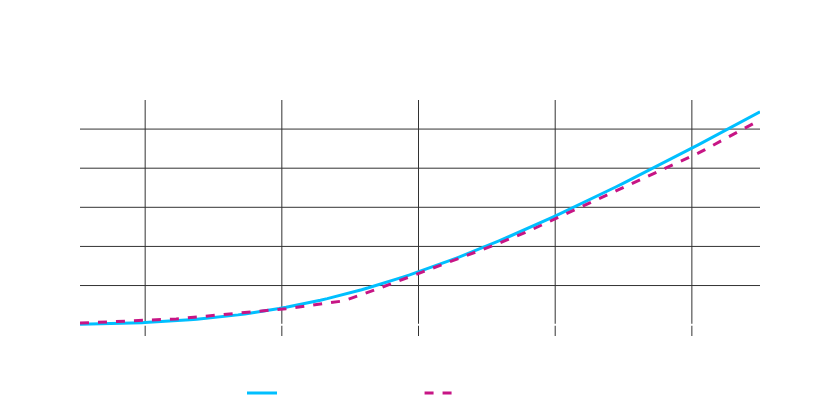

Notebook code cell kept with this figure:
### Code cell
# Plot the analytical Black-Scholes and neural network prices in the same plot style

import plotly.graph_objs as go

# Define a grid over S, K, T, sigma, r
S_grid = np.linspace(df_bs['spot'].min(), df_bs['spot'].max(), 100)
K_fixed = df_bs['strike'].median()
T_fixed = df_bs['maturity'].median()
sigma_fixed = df_bs['volatility'].median()
r_fixed = df_bs['risk_free_rate'].median()

# Create input grid for S
X_plot = np.column_stack([
    S_grid,
    np.full_like(S_grid, K_fixed),
    np.full_like(S_grid, T_fixed),
    np.full_like(S_grid, sigma_fixed),
    np.full_like(S_grid, r_fixed),
])

# Analytical Black-Scholes values for the line
def black_scholes_call(spot, strike, maturity, volatility, risk_free_rate):
    # vectorized Black-Scholes formula
    d1 = (np.log(spot / strike) + (risk_free_rate + 0.5 * volatility ** 2) * maturity) / (volatility * np.sqrt(maturity))
    d2 = d1 - volatility * np.sqrt(maturity)
    from scipy.stats import norm
    call = spot * norm.cdf(d1) - strike * np.exp(-risk_free_rate * maturity) * norm.cdf(d2)
    return call

bs_analytical = black_scholes_call(S_grid, K_fixed, T_fixed, sigma_fixed, r_fixed)

# Neural net predictions
nn_pred = model.predict(X_plot).flatten()

# Make plot like above (dark bg, colored lines, etc.)
fig = go.Figure()

fig.add_trace(go.Scatter(
    x=S_grid, y=bs_analytical,
    mode='lines',
    line=dict(color='deepskyblue', width=3),
    name='Analytical Black-Scholes',
))
fig.add_trace(go.Scatter(
    x=S_grid, y=nn_pred,
    mode='lines',
    line=dict(color='mediumvioletred', width=3, dash='dash'),
    name='Neural Network Approx',
))
fig.update_layout(
    title="Black-Scholes vs Neural Network Price Functional<br><sup>Strike, T, Vol, r: fixed at median dataset values</sup>",
    xaxis_title="Spot Price (S)",
    yaxis_title="Call Price",
    width=840,
    height=420,
    plot_bgcolor='rgba(0,0,0,0)',
    paper_bgcolor='rgba(0,0,0,0)',
    font=dict(color='white'),
    xaxis=dict(showgrid=True, gridcolor="#323232", gridwidth=1),
    yaxis=dict(showgrid=True, gridcolor="#323232", gridwidth=1),
    legend=dict(
        orientation='h',
        yanchor='top',
        y=-0.18,
        xanchor='center',
        x=0.5,
        font=dict(color='white')
    )
)
fig.show()

### Figure 1 — Plotly figure (JSON) as saved in the notebook; plotly's stock layout.template omitted (floating-point values rounded to 4 significant figures)
{"data": [{"line": {"color": "deepskyblue", "width": 3}, "mode": "lines", "name": "Analytical Black-Scholes", "type": "scatter", "x": [50.46, 51.47, 52.47, 53.48, 54.48, 55.49, 56.49, 57.5, 58.5, 59.51, 60.51, 61.52, 62.52, 63.53, 64.54, 65.54, 66.55, 67.55, 68.56, 69.56, 70.57, 71.57, 72.58, 73.58, 74.59, 75.59, 76.6, 77.6, 78.61, 79.61, 80.62, 81.62, 82.63, 83.63, 84.64, 85.64, 86.65, 87.65, 88.66, 89.66, 90.67, 91.67, 92.68, 93.68, 94.69, 95.69, 96.7, 97.7, 98.71, 99.71, 100.7, 101.7, 102.7, 103.7, 104.7, 105.7, 106.8, 107.8, 108.8, 109.8, 110.8, 111.8, 112.8, 113.8, 114.8, 115.8, 116.8, 117.8, 118.8, 119.8, 120.8, 121.8, 122.8, 123.8, 124.8, 125.8, 126.9, 127.9, 128.9, 129.9, 130.9, 131.9, 132.9, 133.9, 134.9, 135.9, 136.9, 137.9, 138.9, 139.9, 140.9, 141.9, 142.9, 143.9, 144.9, 146.0, 147.0, 148.0, 149.0, 150.0], "y": [0.114, 0.1382, 0.1663, 0.1988, 0.2361, 0.2786, 0.3269, 0.3814, 0.4426, 0.5111, 0.5873, 0.6717, 0.7648, 0.8672, 0.9792, 1.101, 1.234, 1.378, 1.534, 1.701, 1.881, 2.073, 2.279, 2.498, 2.73, 2.977, 3.237, 3.512, 3.802, 4.106, 4.425, 4.759, 5.109, 5.473, 5.852, 6.247, 6.657, 7.081, 7.521, 7.976, 8.446, 8.93, 9.429, 9.942, 10.47, 11.01, 11.57, 12.14, 12.72, 13.32, 13.92, 14.55, 15.18, 15.83, 16.49, 17.16, 17.84, 18.53, 19.23, 19.95, 20.67, 21.41, 22.15, 22.91, 23.67, 24.44, 25.23, 26.02, 26.81, 27.62, 28.43, 29.25, 30.08, 30.92, 31.76, 32.61, 33.46, 34.32, 35.19, 36.06, 36.94, 37.82, 38.71, 39.6, 40.5, 41.4, 42.31, 43.22, 44.14, 45.05, 45.98, 46.9, 47.83, 48.76, 49.7, 50.64, 51.58, 52.53, 53.47, 54.42]}, {"line": {"color": "mediumvioletred", "dash": "dash", "width": 3}, "mode": "lines", "name": "Neural Network Approx", "type": "scatter", "x": [50.46, 51.47, 52.47, 53.48, 54.48, 55.49, 56.49, 57.5, 58.5, 59.51, 60.51, 61.52, 62.52, 63.53, 64.54, 65.54, 66.55, 67.55, 68.56, 69.56, 70.57, 71.57, 72.58, 73.58, 74.59, 75.59, 76.6, 77.6, 78.61, 79.61, 80.62, 81.62, 82.63, 83.63, 84.64, 85.64, 86.65, 87.65, 88.66, 89.66, 90.67, 91.67, 92.68, 93.68, 94.69, 95.69, 96.7, 97.7, 98.71, 99.71, 100.7, 101.7, 102.7, 103.7, 104.7, 105.7, 106.8, 107.8, 108.8, 109.8, 110.8, 111.8, 112.8, 113.8, 114.8, 115.8, 116.8, 117.8, 118.8, 119.8, 120.8, 121.8, 122.8, 123.8, 124.8, 125.8, 126.9, 127.9, 128.9, 129.9, 130.9, 131.9, 132.9, 133.9, 134.9, 135.9, 136.9, 137.9, 138.9, 139.9, 140.9, 141.9, 142.9, 143.9, 144.9, 146.0, 147.0, 148.0, 149.0, 150.0], "y": [0.405, 0.4698, 0.5347, 0.5995, 0.6644, 0.7292, 0.7941, 0.8589, 0.9238, 0.9886, 1.053, 1.118, 1.183, 1.299, 1.461, 1.623, 1.786, 1.948, 2.111, 2.273, 2.435, 2.594, 2.737, 2.843, 2.973, 3.133, 3.292, 3.451, 3.642, 3.859, 4.085, 4.312, 4.54, 4.767, 4.995, 5.222, 5.45, 5.677, 5.988, 6.44, 6.999, 7.647, 8.294, 8.941, 9.589, 10.24, 10.88, 11.53, 12.18, 12.83, 13.47, 14.12, 14.77, 15.41, 16.06, 16.73, 17.41, 18.09, 18.77, 19.45, 20.14, 20.82, 21.5, 22.18, 22.88, 23.68, 24.48, 25.28, 26.07, 26.87, 27.67, 28.47, 29.27, 30.07, 30.87, 31.67, 32.47, 33.27, 34.06, 34.86, 35.66, 36.46, 37.26, 38.06, 38.86, 39.68, 40.52, 41.36, 42.2, 43.03, 43.85, 44.77, 45.71, 46.66, 47.6, 48.54, 49.48, 50.43, 51.37, 52.31]}], "layout": {"font": {"color": "white"}, "height": 420, "legend": {"font": {"color": "white"}, "orientation": "h", "x": 0.5, "xanchor": "center", "y": -0.18, "yanchor": "top"}, "paper_bgcolor": "rgba(0,0,0,0)", "plot_bgcolor": "rgba(0,0,0,0)", "title": {"text": "Black-Scholes vs Neural Network Price Functional<br><sup>Strike, T, Vol, r: fixed at median dataset values</sup>"}, "width": 840, "xaxis": {"gridcolor": "#323232", "gridwidth": 1, "showgrid": true, "title": {"text": "Spot Price (S)"}}, "yaxis": {"gridcolor": "#323232", "gridwidth": 1, "showgrid": true, "title": {"text": "Call Price"}}}}
